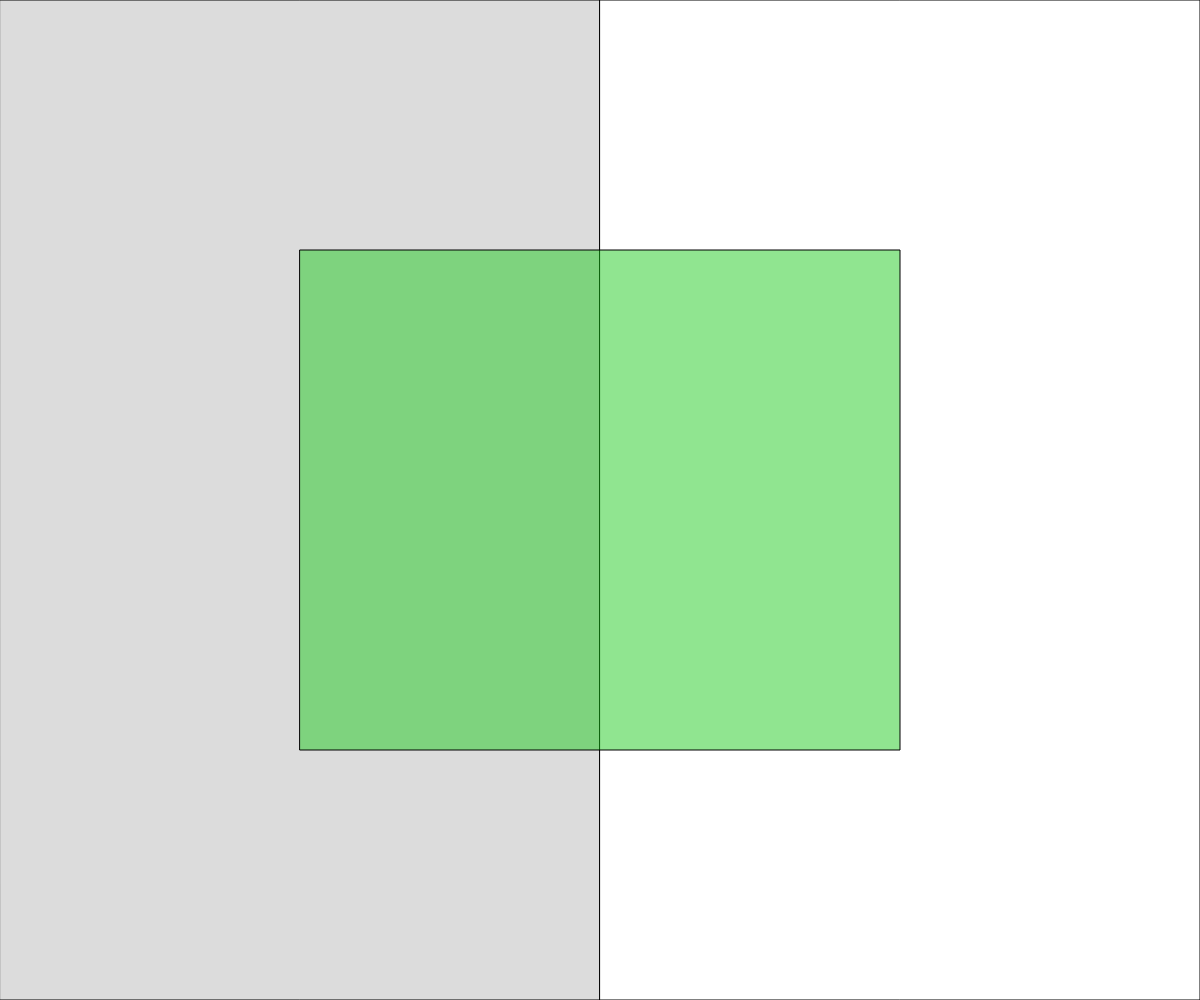
Frame 1 (no input)
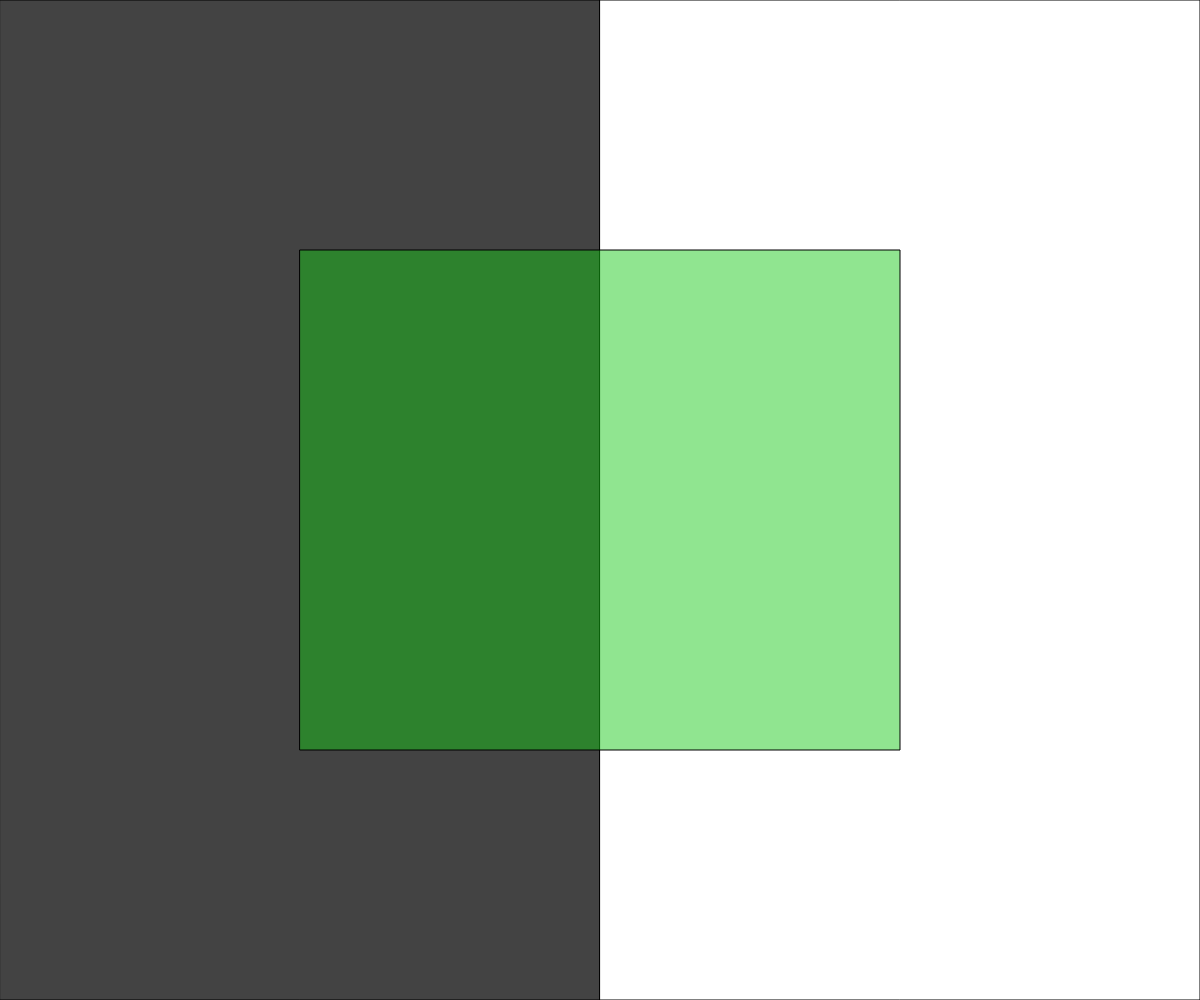
Frame 60 (no input)
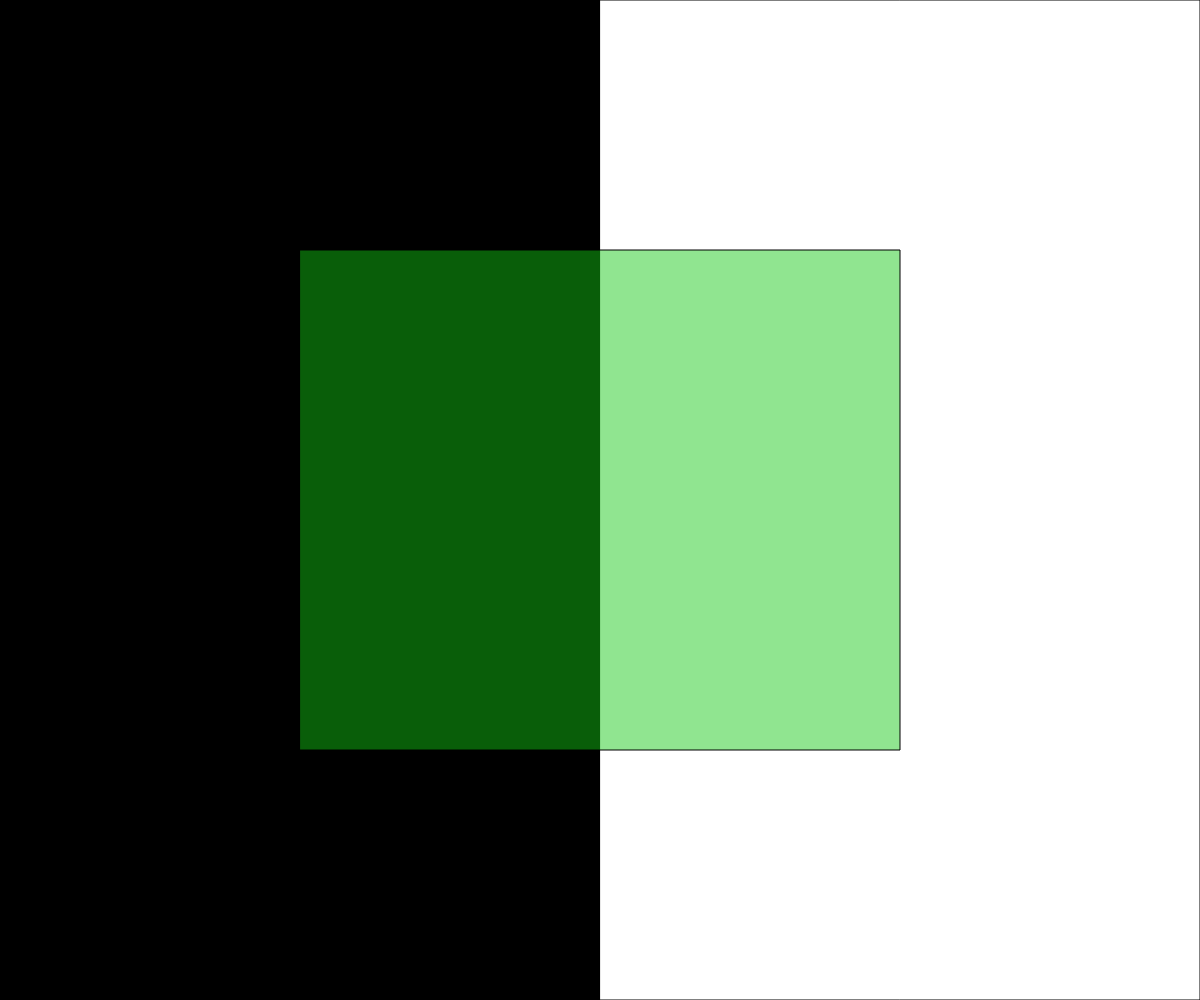
Frame 120 (the mouse pressed at the canvas centre since frame 60)

The p5.js sketch that drew these frames (run headless with seeded random() and noise() and a simulated clock; from frame 60 on, the mouse is pressed at the canvas centre):

// p5.js sketch
// ── sketch.js
// State Variable Demo


let onLeft, onRight; //boolean state variables
let leftFade = 0;
let rightFade = 0;
const FADE_SPEED = 3;

function setup() {
  createCanvas(windowWidth, windowHeight);
  onLeft = true;
  onRight = false;
}

function updateCurrentSide(){
  if (mouseX < width/2){
    //mouse is on the left
    onLeft = true;
    onRight = false;
  }
  else{
    //mouse is on the right
    onLeft = true;
    onRight = false;
  
  }

}

function renderRectangles(){
  if (onLeft){  //onLeft === true
    fill(0, leftFade);    
    leftFade += FADE_SPEED;
  }
  else{
    fill(255);
    leftFade = 0;
  } 
  rect(0,0,width/2,height);

  if (onRight){
    fill(0, rightFade);
    rightFade += FADE_SPEED;
  }
  else{
    fill(255);
    rightFade = 0;

  }
  rect(width/2,0,width/2,height);
}


function draw() {
  background(220);
  updateCurrentSide();
  //("Left: " + onLeft + "Right: " + onRight);
  renderRectangles();
  if(mouseX > width*.25 && mouseY < width*.25 && mouseY > height*.25 && mouseY < height*.25){
    fill(80,160,240,120);
  }
  else{
    fill(20,200,20,120);
  }
  rect(width*.25,height*.25,width/2,height/2);
}
